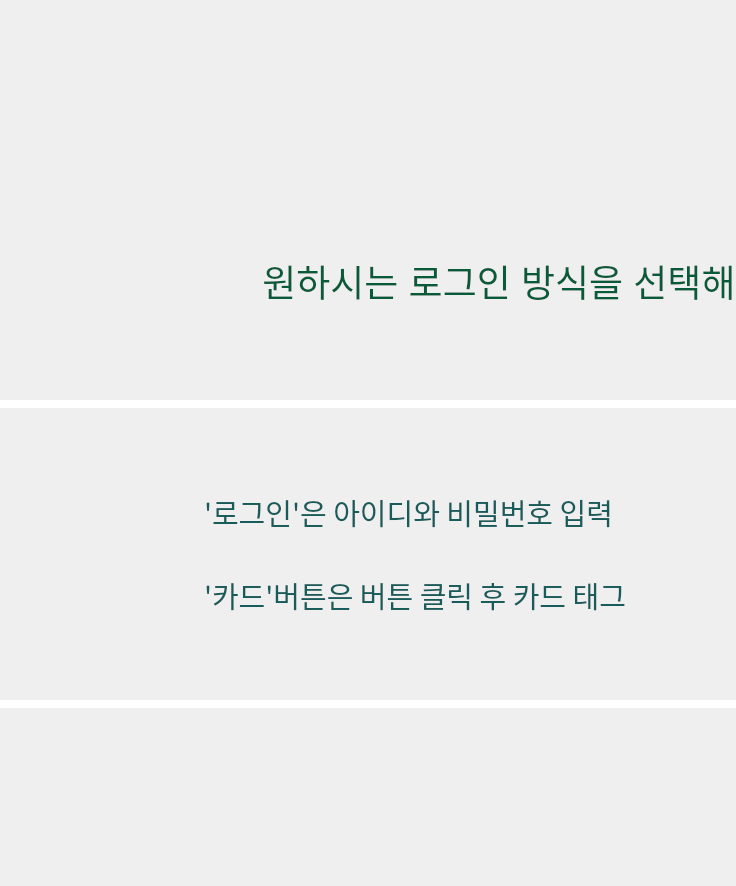
<?xml version="1.0" encoding="UTF-8"?>
<ui version="4.0">
 <class>Form</class>
 <widget class="QWidget" name="Form">
  <property name="geometry">
   <rect>
    <x>0</x>
    <y>0</y>
    <width>736</width>
    <height>886</height>
   </rect>
  </property>
  <property name="windowTitle">
   <string>Form</string>
  </property>
  <property name="styleSheet">
   <string notr="true">background-image: url('C:/Users/LattePanda/Desktop/second.JPG');
border: 0px;</string>
  </property>
  <widget class="QPushButton" name="pushButton">
   <property name="geometry">
    <rect>
     <x>100</x>
     <y>900</y>
     <width>400</width>
     <height>600</height>
    </rect>
   </property>
   <property name="styleSheet">
    <string notr="true">QPushButton{
background:transparent;
background-image: url('C:/Users/LattePanda/Desktop/login.JPG');
border-radius:30px;
background-color:white;
font-size:24pt;
color:rgb(24, 104, 126);
font-weight:bold;
}
QPushButton:hover{
border-width:5px;
border-color:blue;
}</string>
   </property>
   <property name="text">
    <string/>
   </property>
  </widget>
  <widget class="QPushButton" name="pushButton_2">
   <property name="geometry">
    <rect>
     <x>590</x>
     <y>900</y>
     <width>400</width>
     <height>600</height>
    </rect>
   </property>
   <property name="styleSheet">
    <string notr="true">QPushButton{
background:transparent;
background-image: url('C:/Users/LattePanda/Desktop/card.jPG');
background-color:white;
border-radius:30px;
font-size:24pt;
color:rgb(24, 104, 126);
font-weight:bold;
}
QPushButton:hover{

}</string>
   </property>
   <property name="text">
    <string/>
   </property>
  </widget>
  <widget class="QTextEdit" name="textEdit">
   <property name="geometry">
    <rect>
     <x>200</x>
     <y>470</y>
     <width>1100</width>
     <height>200</height>
    </rect>
   </property>
   <property name="font">
    <font>
     <family>Microsoft Tai Le</family>
     <pointsize>24</pointsize>
     <weight>75</weight>
     <bold>true</bold>
    </font>
   </property>
   <property name="styleSheet">
    <string notr="true">color: rgb(23, 92, 90);
background:transparent;
font-weight:bold;</string>
   </property>
   <property name="html">
    <string>&lt;!DOCTYPE HTML PUBLIC &quot;-//W3C//DTD HTML 4.0//EN&quot; &quot;http://www.w3.org/TR/REC-html40/strict.dtd&quot;&gt;
&lt;html&gt;&lt;head&gt;&lt;meta name=&quot;qrichtext&quot; content=&quot;1&quot; /&gt;&lt;style type=&quot;text/css&quot;&gt;
p, li { white-space: pre-wrap; }
&lt;/style&gt;&lt;/head&gt;&lt;body style=&quot; font-family:'Microsoft Tai Le'; font-size:24pt; font-weight:600; font-style:normal;&quot;&gt;
&lt;p style=&quot;-qt-paragraph-type:empty; margin-top:0px; margin-bottom:0px; margin-left:0px; margin-right:0px; -qt-block-indent:0; text-indent:0px; font-family:'Gulim'; font-size:9pt; font-weight:400;&quot;&gt;&lt;br /&gt;&lt;/p&gt;
&lt;p style=&quot; margin-top:0px; margin-bottom:0px; margin-left:0px; margin-right:0px; -qt-block-indent:0; text-indent:0px;&quot;&gt;&lt;span style=&quot; font-family:'Gulim'; font-size:22pt; font-weight:400;&quot;&gt;'로그인'은 아이디와 비밀번호 입력&lt;/span&gt;&lt;/p&gt;
&lt;p style=&quot;-qt-paragraph-type:empty; margin-top:0px; margin-bottom:0px; margin-left:0px; margin-right:0px; -qt-block-indent:0; text-indent:0px; font-family:'Gulim'; font-size:22pt; font-weight:400;&quot;&gt;&lt;br /&gt;&lt;/p&gt;
&lt;p style=&quot; margin-top:0px; margin-bottom:0px; margin-left:0px; margin-right:0px; -qt-block-indent:0; text-indent:0px;&quot;&gt;&lt;span style=&quot; font-family:'Gulim'; font-size:22pt; font-weight:400;&quot;&gt;'카드'버튼은 버튼 클릭 후 카드 태그 &lt;/span&gt;&lt;/p&gt;&lt;/body&gt;&lt;/html&gt;</string>
   </property>
  </widget>
  <widget class="QTextEdit" name="textEdit_2">
   <property name="geometry">
    <rect>
     <x>50</x>
     <y>600</y>
     <width>1100</width>
     <height>64</height>
    </rect>
   </property>
   <property name="styleSheet">
    <string notr="true">
color: rgba(170, 205, 190, 0);
background:transparent;</string>
   </property>
   <property name="html">
    <string>&lt;!DOCTYPE HTML PUBLIC &quot;-//W3C//DTD HTML 4.0//EN&quot; &quot;http://www.w3.org/TR/REC-html40/strict.dtd&quot;&gt;
&lt;html&gt;&lt;head&gt;&lt;meta name=&quot;qrichtext&quot; content=&quot;1&quot; /&gt;&lt;style type=&quot;text/css&quot;&gt;
p, li { white-space: pre-wrap; }
&lt;/style&gt;&lt;/head&gt;&lt;body style=&quot; font-family:'MS Shell Dlg 2'; font-size:8pt; font-weight:400; font-style:normal;&quot;&gt;
&lt;p align=&quot;center&quot; style=&quot;-qt-paragraph-type:empty; margin-top:0px; margin-bottom:0px; margin-left:0px; margin-right:0px; -qt-block-indent:0; text-indent:0px; font-family:'Gulim'; font-size:9pt;&quot;&gt;&lt;br /&gt;&lt;/p&gt;
&lt;p align=&quot;center&quot; style=&quot; margin-top:0px; margin-bottom:0px; margin-left:0px; margin-right:0px; -qt-block-indent:0; text-indent:0px;&quot;&gt;&lt;span style=&quot; font-family:'Gulim'; font-size:14pt;&quot;&gt;회원카드를 태그해주세요&lt;/span&gt;&lt;/p&gt;&lt;/body&gt;&lt;/html&gt;</string>
   </property>
  </widget>
  <widget class="Line" name="line">
   <property name="geometry">
    <rect>
     <x>0</x>
     <y>400</y>
     <width>1270</width>
     <height>8</height>
    </rect>
   </property>
   <property name="styleSheet">
    <string notr="true">background:transparent;
background-color:white;
border:15px;</string>
   </property>
   <property name="orientation">
    <enum>Qt::Horizontal</enum>
   </property>
  </widget>
  <widget class="Line" name="line_3">
   <property name="geometry">
    <rect>
     <x>0</x>
     <y>700</y>
     <width>1270</width>
     <height>8</height>
    </rect>
   </property>
   <property name="styleSheet">
    <string notr="true">background:transparent;
background-color:white;</string>
   </property>
   <property name="orientation">
    <enum>Qt::Horizontal</enum>
   </property>
  </widget>
  <widget class="QTextEdit" name="textEdit_4">
   <property name="geometry">
    <rect>
     <x>350</x>
     <y>1730</y>
     <width>421</width>
     <height>70</height>
    </rect>
   </property>
   <property name="font">
    <font>
     <family>Courier</family>
     <pointsize>9</pointsize>
     <weight>75</weight>
     <bold>true</bold>
    </font>
   </property>
   <property name="styleSheet">
    <string notr="true">background:transparent;
color:white;</string>
   </property>
   <property name="html">
    <string>&lt;!DOCTYPE HTML PUBLIC &quot;-//W3C//DTD HTML 4.0//EN&quot; &quot;http://www.w3.org/TR/REC-html40/strict.dtd&quot;&gt;
&lt;html&gt;&lt;head&gt;&lt;meta name=&quot;qrichtext&quot; content=&quot;1&quot; /&gt;&lt;style type=&quot;text/css&quot;&gt;
p, li { white-space: pre-wrap; }
&lt;/style&gt;&lt;/head&gt;&lt;body style=&quot; font-family:'Courier'; font-size:9pt; font-weight:600; font-style:normal;&quot;&gt;
&lt;p align=&quot;center&quot; style=&quot; margin-top:0px; margin-bottom:0px; margin-left:0px; margin-right:0px; -qt-block-indent:0; text-indent:0px;&quot;&gt;&lt;span style=&quot; font-family:'Gulim'; font-size:16pt;&quot;&gt;Smart Book Case&lt;/span&gt;&lt;/p&gt;&lt;/body&gt;&lt;/html&gt;</string>
   </property>
  </widget>
  <widget class="QLabel" name="label">
   <property name="geometry">
    <rect>
     <x>220</x>
     <y>1350</y>
     <width>280</width>
     <height>70</height>
    </rect>
   </property>
   <property name="font">
    <font>
     <family>Bell MT</family>
     <pointsize>26</pointsize>
     <weight>75</weight>
     <bold>true</bold>
    </font>
   </property>
   <property name="styleSheet">
    <string notr="true">background:transparent;
background-color:white;
color:rgb(24, 104, 126);</string>
   </property>
   <property name="text">
    <string>로그인</string>
   </property>
  </widget>
  <widget class="QLabel" name="label_2">
   <property name="geometry">
    <rect>
     <x>670</x>
     <y>1350</y>
     <width>305</width>
     <height>70</height>
    </rect>
   </property>
   <property name="font">
    <font>
     <family>Bell MT</family>
     <pointsize>26</pointsize>
     <weight>75</weight>
     <bold>true</bold>
    </font>
   </property>
   <property name="styleSheet">
    <string notr="true">background:transparent;
background-color:white;
color:rgb(24, 104, 126);</string>
   </property>
   <property name="text">
    <string>카드 태그</string>
   </property>
  </widget>
  <widget class="QTextEdit" name="textEdit_3">
   <property name="geometry">
    <rect>
     <x>50</x>
     <y>250</y>
     <width>1000</width>
     <height>101</height>
    </rect>
   </property>
   <property name="font">
    <font>
     <pointsize>28</pointsize>
    </font>
   </property>
   <property name="styleSheet">
    <string notr="true">background:transparent;
color:#075b38;
</string>
   </property>
   <property name="html">
    <string>&lt;!DOCTYPE HTML PUBLIC &quot;-//W3C//DTD HTML 4.0//EN&quot; &quot;http://www.w3.org/TR/REC-html40/strict.dtd&quot;&gt;
&lt;html&gt;&lt;head&gt;&lt;meta name=&quot;qrichtext&quot; content=&quot;1&quot; /&gt;&lt;style type=&quot;text/css&quot;&gt;
p, li { white-space: pre-wrap; }
&lt;/style&gt;&lt;/head&gt;&lt;body style=&quot; font-family:'MS Shell Dlg 2'; font-size:28pt; font-weight:400; font-style:normal;&quot;&gt;
&lt;p align=&quot;center&quot; style=&quot; margin-top:0px; margin-bottom:0px; margin-left:0px; margin-right:0px; -qt-block-indent:0; text-indent:0px;&quot;&gt;원하시는 로그인 방식을 선택해주세요&lt;/p&gt;&lt;/body&gt;&lt;/html&gt;</string>
   </property>
  </widget>
 </widget>
 <resources/>
 <connections/>
</ui>
